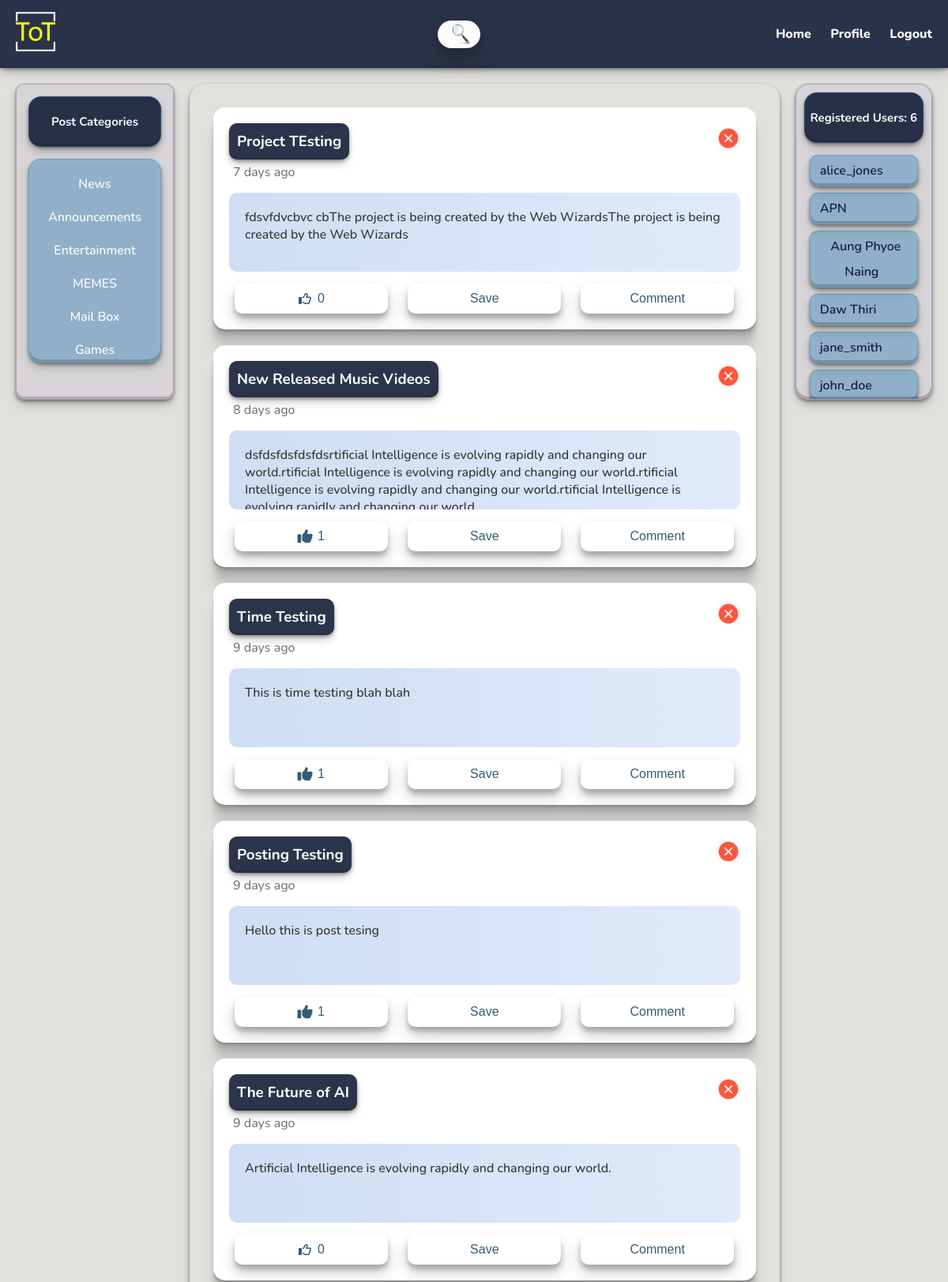
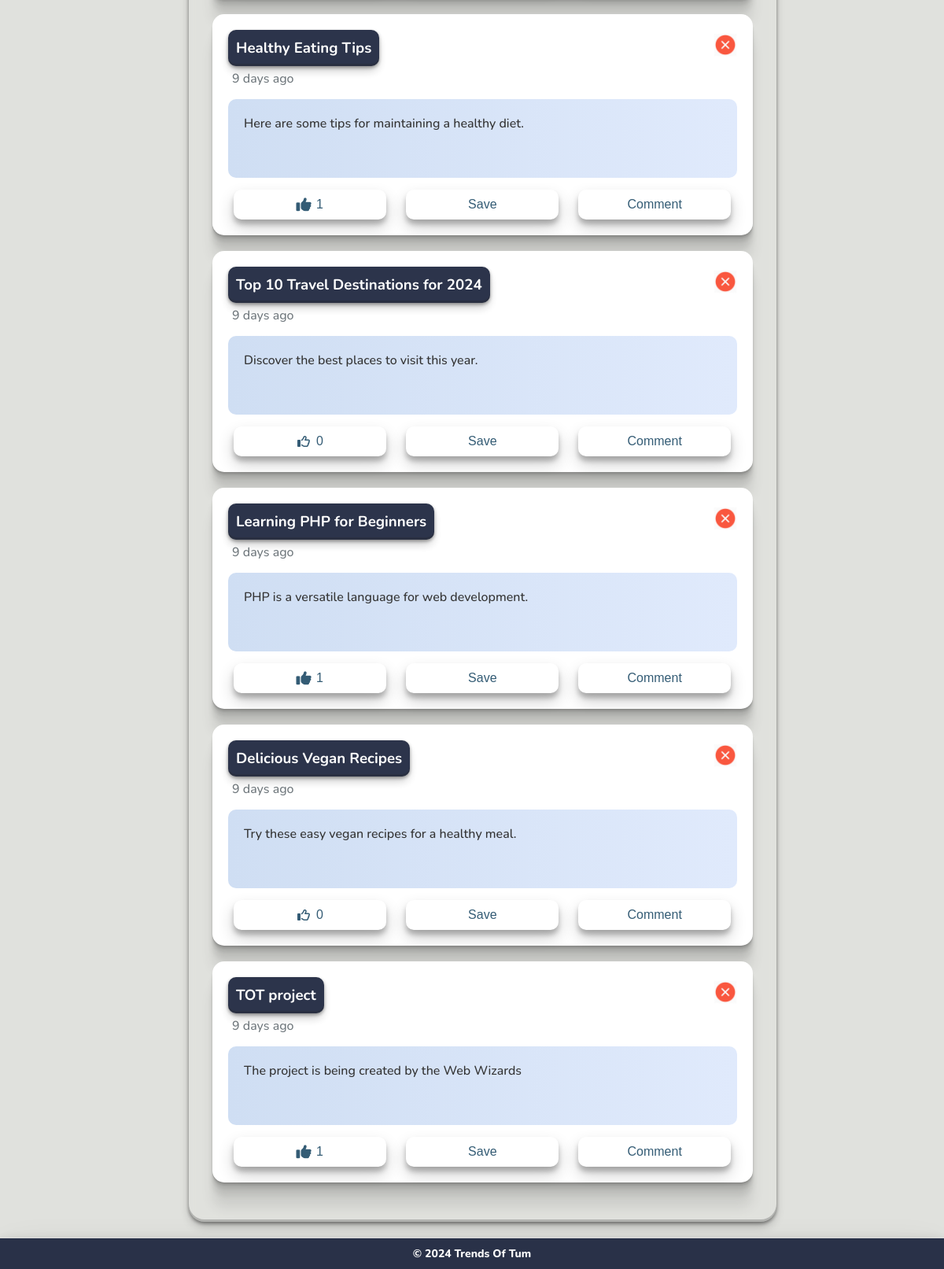
/index.php (signed in), run on the app's committed database (2 pictures, top to bottom).
### tables this page shows
CREATE TABLE `categories` (
  `id` int(11) NOT NULL,
  `name` varchar(100) NOT NULL,
  `created_at` timestamp NOT NULL DEFAULT current_timestamp()
);

CREATE TABLE `posts` (
  `id` int(11) NOT NULL,
  `title` varchar(255) NOT NULL,
  `content` text NOT NULL,
  `author_id` int(11) DEFAULT NULL,
  `category_id` int(11) DEFAULT NULL,
  `created_at` timestamp NOT NULL DEFAULT current_timestamp(),
  `likes` int(11) DEFAULT 0
);

CREATE TABLE `users` (
  `id` int(11) NOT NULL,
  `username` varchar(50) NOT NULL,
  `email` varchar(100) NOT NULL,
  `password` varchar(255) NOT NULL,
  `created_at` timestamp NOT NULL DEFAULT current_timestamp()
);

### time_calculator.php (called while the page is built)
<?php
function simple_time_ago($created_at) {
    $time_ago = strtotime($created_at);
    $current_time = time();
    $time_difference = $current_time - $time_ago;
    $seconds = $time_difference;
    if ($seconds <= 60) {
        return "Just now";
    } elseif ($seconds <= 3600) {
        return floor($seconds / 60) . " minutes ago";
    } elseif ($seconds <= 86400) {
        return floor($seconds / 3600) . " hours ago";
    } else {
        return floor($seconds / 86400) . " days ago";
    }
}
?>

### load_posts.php (the view, shortened to what this page needs)
<?php
include('db_config.php');
require_once('time_calculator.php');
$category = isset($_GET['category']) ? $_GET['category'] : null;
$user_id = $_SESSION["user_id"];
if ($category) {
    $query = "SELECT * FROM posts WHERE category_id = '$category'";
} else {
    $query = "SELECT * FROM posts ORDER BY created_at DESC";
}
$result = $conn->query($query);
while ($post = $result->fetch_assoc()) {
    $post_id = $post['id'];
    $likeQuery = "SELECT * FROM likes WHERE post_id = $post_id AND user_id = $user_id";
    $likeResult = $conn->query($likeQuery);
    $isLiked = $likeResult->num_rows > 0;
?>
    <article class="post" id="post-<?php echo $post['id'] ?>">
        <div class="post-header">
            <div class="post-title">
                <h3><?php echo $post['title'] ?></h3>
            </div>
            <div class="close-btn" onclick="hidePost(<?php echo $post['id']; ?>)">
                <img src="Close.png" width="30" height="30" alt="Close">
            </div>
        </div>
        <div class="posted-time" style="color :#71797E; margin-top : 5px; margin-left: 5px">
            <p><?php echo simple_time_ago($post['created_at']) ?></p>
        </div>
        <div class=" post-content"><?php echo $post['content'] ?>
            </div>
            <div class="post-actions">
                <button id="like-button-<?php echo $post['id'] ?>" class="<?php echo $isLiked ? 'liked' : 'not-liked'; ?>" onclick="likePost(<?php echo $post['id'] ?>)">
                    <i class="fa <?php echo $isLiked ? 'fa-thumbs-up' : 'fa-thumbs-o-up'; ?>"></i>
                    <span id="like-count-<?php echo $post['id'] ?>"><?php echo $post['likes'] ?></span>
                </button>
                <button onclick="savePost(<?php echo $post['id'] ?>)">Save</button>
                <button onclick="toggleCommentBox(<?php echo $post['id'] ?>)">Comment</button>
            </div>
    </article>
<?php }
?>

### index.php (shortened to what this page needs)
<!DOCTYPE html>
<html lang="en">
<head>
    <link rel="stylesheet" href="css/glass_style.css">
</head>
<body>
    <header>
        <div class="app-logo">
            <img src="./assets/tot_square_logo.png" width="50" height="50" alt="App Logo">
        </div>
        <div class="search">
        <form action="" method="post">
                <button type="submit" class="img"></button>
            </form>
        </div>
        <nav>
            <a href="index.php">Home</a>
            <a href="profile.php">Profile</a>
            <a href="logout.php">Logout</a>
        </nav>
    </header>
    <main>
        <aside class="categories">
            <h2>Post Categories</h2>
            <ul id="category-list">
                <?php include('load_categories.php'); ?>
            </ul>
        </aside>
        <section class="post-feed" id="post-feed">
        <?php include( 'load_posts.php'); ?>
        </section>
        <aside class="registered-users">
            <h2>Registered Users: <span id="user-count"><?php include('user_count.php'); ?></span></h2>
            <div class="user-list">
                <ul><?php include('show_user_list.php'); ?></ul>
            </div>
        </aside>
    </main>
    <footer>
        <p>&copy; 2024 Trends Of Tum</p>
    </footer>
</body>
</html>

### load_categories.php
<?php
include('db_config.php');
$query = "SELECT * FROM categories";
$result = $conn->query($query);
while ($category = $result->fetch_assoc()) {
    echo "<li><a href='index.php?category=" . $category['id'] . "'>" . $category['name'] . "</a></li>";
}

### user_count.php
<?php
include('db_config.php');
$query = "SELECT COUNT(*) as count FROM users";
$result = $conn->query($query);
$row = $result->fetch_assoc();
echo $row['count'];
?>

### show_user_list.php
<?php
include 'db_config.php';
$query = "SELECT username FROM users";
$result = $conn->query($query);
while ($row = $result->fetch_assoc()){ ?>
<div class="user-container">
<li><a href="#"><?php echo $row['username']?></a></li>
</div>
<?php }
?>

### data on the page
categories: name "News"
categories: name "Announcements"
categories: name "Entertainment"
categories: name "MEMES"
categories: name "Mail Box"
categories: name "Games"
posts: title "Project TEsting", created_at "7 days ago", content "fdsvfdvcbvc cbThe project is being created by the Web WizardsThe project is being created by the Web Wizards", likes "0"
posts: title "New Released Music Videos", created_at "8 days ago", content "dsfdsfdsfdsfdsrtificial Intelligence is evolving rapidly and changing our world.rtificial Intelligence is evolving rapidly and changing our world.rtificial Intelligence is evolving rapidly and changing our world.rtificial Intelligence is…", likes "1"
posts: title "Time Testing", created_at "9 days ago", content "This is time testing blah blah", likes "1"
posts: title "Posting Testing", created_at "9 days ago", content "Hello this is post tesing", likes "1"
posts: title "The Future of AI", created_at "9 days ago", content "Artificial Intelligence is evolving rapidly and changing our world.", likes "0"
posts: title "Healthy Eating Tips", created_at "9 days ago", content "Here are some tips for maintaining a healthy diet.", likes "1"
posts: title "Top 10 Travel Destinations for 2024", created_at "9 days ago", content "Discover the best places to visit this year.", likes "0"
posts: title "Learning PHP for Beginners", created_at "9 days ago", content "PHP is a versatile language for web development.", likes "1"
posts: title "Delicious Vegan Recipes", created_at "9 days ago", content "Try these easy vegan recipes for a healthy meal.", likes "0"
posts: title "TOT project", created_at "9 days ago", content "The project is being created by the Web Wizards", likes "1"
users: username "alice_jones"
users: username "APN"
users: username "Aung Phyoe Naing"
users: username "Daw Thiri"
users: username "jane_smith"
users: username "john_doe"

### other printed values
$row['count'] "6"
